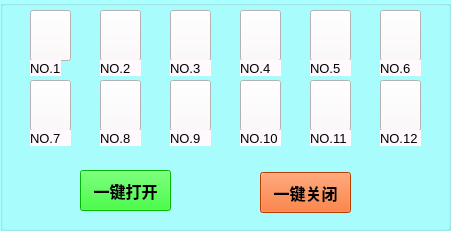
   <widget class="QGroupBox" name="groupBox_3">
    <property name="geometry">
     <rect>
      <x>1460</x>
      <y>270</y>
      <width>451</width>
      <height>231</height>
     </rect>
    </property>
    <property name="styleSheet">
     <string notr="true">background-color: rgb(170, 255, 255);</string>
    </property>
    <property name="title">
     <string/>
    </property>
    <widget class="QToolButton" name="toolButton_light_1">
     <property name="geometry">
      <rect>
       <x>30</x>
       <y>10</y>
       <width>41</width>
       <height>51</height>
      </rect>
     </property>
     <property name="styleSheet">
      <string notr="true">background-color:  rgb(255, 248, 252);
border-color:  rgb(255, 248, 252);
</string>
     </property>
     <property name="text">
      <string/>
     </property>
    </widget>
    <widget class="QLabel" name="label">
     <property name="geometry">
      <rect>
       <x>30</x>
       <y>60</y>
       <width>31</width>
       <height>16</height>
      </rect>
     </property>
     <property name="font">
      <font>
       <pointsize>10</pointsize>
      </font>
     </property>
     <property name="styleSheet">
      <string notr="true">background-color:  rgb(255, 248, 252);
border-color:  rgb(255, 248, 252);

</string>
     </property>
     <property name="text">
      <string>NO.1</string>
     </property>
    </widget>
    <widget class="QToolButton" name="toolButton_light_2">
     <property name="geometry">
      <rect>
       <x>100</x>
       <y>10</y>
       <width>41</width>
       <height>51</height>
      </rect>
     </property>
     <property name="styleSheet">
      <string notr="true">background-color:  rgb(255, 248, 252);
border-color:  rgb(255, 248, 252);

</string>
     </property>
     <property name="text">
      <string/>
     </property>
    </widget>
    <widget class="QToolButton" name="toolButton_light_3">
     <property name="geometry">
      <rect>
       <x>170</x>
       <y>10</y>
       <width>41</width>
       <height>51</height>
      </rect>
     </property>
     <property name="styleSheet">
      <string notr="true">background-color:  rgb(255, 248, 252);
border-color:  rgb(255, 248, 252);
</string>
     </property>
     <property name="text">
      <string/>
     </property>
    </widget>
    <widget class="QToolButton" name="toolButton_light_4">
     <property name="geometry">
      <rect>
       <x>240</x>
       <y>10</y>
       <width>41</width>
       <height>51</height>
      </rect>
     </property>
     <property name="styleSheet">
      <string notr="true">background-color:  rgb(255, 248, 252);
border-color:  rgb(255, 248, 252);

</string>
     </property>
     <property name="text">
      <string/>
     </property>
    </widget>
    <widget class="QToolButton" name="toolButton_light_5">
     <property name="geometry">
      <rect>
       <x>310</x>
       <y>10</y>
       <width>41</width>
       <height>51</height>
      </rect>
     </property>
     <property name="styleSheet">
      <string notr="true">background-color:  rgb(255, 248, 252);
border-color:  rgb(255, 248, 252);

</string>
     </property>
     <property name="text">
      <string/>
     </property>
    </widget>
    <widget class="QToolButton" name="toolButton_light_6">
     <property name="geometry">
      <rect>
       <x>380</x>
       <y>10</y>
       <width>41</width>
       <height>51</height>
      </rect>
     </property>
     <property name="styleSheet">
      <string notr="true">background-color:  rgb(255, 248, 252);
border-color:  rgb(255, 248, 252);

</string>
     </property>
     <property name="text">
      <string/>
     </property>
    </widget>
    <widget class="QToolButton" name="toolButton_light_7">
     <property name="geometry">
      <rect>
       <x>30</x>
       <y>80</y>
       <width>41</width>
       <height>51</height>
      </rect>
     </property>
     <property name="styleSheet">
      <string notr="true">background-color:  rgb(255, 248, 252);
border-color:  rgb(255, 248, 252);

</string>
     </property>
     <property name="text">
      <string/>
     </property>
    </widget>
    <widget class="QToolButton" name="toolButton_light_8">
     <property name="geometry">
      <rect>
       <x>100</x>
       <y>80</y>
       <width>41</width>
       <height>51</height>
      </rect>
     </property>
     <property name="styleSheet">
      <string notr="true">background-color:  rgb(255, 248, 252);
border-color:  rgb(255, 248, 252);

</string>
     </property>
     <property name="text">
      <string/>
     </property>
    </widget>
    <widget class="QToolButton" name="toolButton_light_9">
     <property name="geometry">
      <rect>
       <x>170</x>
       <y>80</y>
       <width>41</width>
       <height>51</height>
      </rect>
     </property>
     <property name="styleSheet">
      <string notr="true">background-color:  rgb(255, 248, 252);
border-color:  rgb(255, 248, 252);
</string>
     </property>
     <property name="text">
      <string/>
     </property>
    </widget>
    <widget class="QToolButton" name="toolButton_light_10">
     <property name="geometry">
      <rect>
       <x>240</x>
       <y>80</y>
       <width>41</width>
       <height>51</height>
      </rect>
     </property>
     <property name="styleSheet">
      <string notr="true">background-color:  rgb(255, 248, 252);
border-color:  rgb(255, 248, 252);
</string>
     </property>
     <property name="text">
      <string/>
     </property>
    </widget>
    <widget class="QToolButton" name="toolButton_light_11">
     <property name="geometry">
      <rect>
       <x>310</x>
       <y>80</y>
       <width>41</width>
       <height>51</height>
      </rect>
     </property>
     <property name="styleSheet">
      <string notr="true">background-color:  rgb(255, 248, 252);
border-color:  rgb(255, 248, 252);
</string>
     </property>
     <property name="text">
      <string/>
     </property>
    </widget>
    <widget class="QToolButton" name="toolButton_light_12">
     <property name="geometry">
      <rect>
       <x>380</x>
       <y>80</y>
       <width>41</width>
       <height>51</height>
      </rect>
     </property>
     <property name="styleSheet">
      <string notr="true">background-color:  rgb(255, 248, 252);
border-color:  rgb(255, 248, 252);
</string>
     </property>
     <property name="text">
      <string/>
     </property>
    </widget>
    <widget class="QLabel" name="label_6">
     <property name="geometry">
      <rect>
       <x>100</x>
       <y>60</y>
       <width>41</width>
       <height>16</height>
      </rect>
     </property>
     <property name="font">
      <font>
       <pointsize>10</pointsize>
      </font>
     </property>
     <property name="styleSheet">
      <string notr="true">background-color:  rgb(255, 248, 252);
border-color:  rgb(255, 248, 252);

</string>
     </property>
     <property name="text">
      <string>NO.2</string>
     </property>
    </widget>
    <widget class="QLabel" name="label_7">
     <property name="geometry">
      <rect>
       <x>170</x>
       <y>60</y>
       <width>41</width>
       <height>16</height>
      </rect>
     </property>
     <property name="font">
      <font>
       <pointsize>10</pointsize>
      </font>
     </property>
     <property name="styleSheet">
      <string notr="true">background-color:  rgb(255, 248, 252);
border-color:  rgb(255, 248, 252);

</string>
     </property>
     <property name="text">
      <string>NO.3</string>
     </property>
    </widget>
    <widget class="QLabel" name="label_8">
     <property name="geometry">
      <rect>
       <x>240</x>
       <y>60</y>
       <width>41</width>
       <height>16</height>
      </rect>
     </property>
     <property name="font">
      <font>
       <pointsize>10</pointsize>
      </font>
     </property>
     <property name="styleSheet">
      <string notr="true">background-color:  rgb(255, 248, 252);
border-color:  rgb(255, 248, 252);

</string>
     </property>
     <property name="text">
      <string>NO.4</string>
     </property>
    </widget>
    <widget class="QLabel" name="label_9">
     <property name="geometry">
      <rect>
       <x>310</x>
       <y>60</y>
       <width>41</width>
       <height>16</height>
      </rect>
     </property>
     <property name="font">
      <font>
       <pointsize>10</pointsize>
      </font>
     </property>
     <property name="styleSheet">
      <string notr="true">background-color:  rgb(255, 248, 252);
border-color:  rgb(255, 248, 252);

</string>
     </property>
     <property name="text">
      <string>NO.5</string>
     </property>
    </widget>
    <widget class="QLabel" name="label_10">
     <property name="geometry">
      <rect>
       <x>380</x>
       <y>60</y>
       <width>41</width>
       <height>16</height>
      </rect>
     </property>
     <property name="font">
      <font>
       <pointsize>10</pointsize>
      </font>
     </property>
     <property name="styleSheet">
      <string notr="true">background-color:  rgb(255, 248, 252);
border-color:  rgb(255, 248, 252);

</string>
     </property>
     <property name="text">
      <string>NO.6</string>
     </property>
    </widget>
    <widget class="QLabel" name="label_11">
     <property name="geometry">
      <rect>
       <x>30</x>
       <y>130</y>
       <width>41</width>
       <height>16</height>
      </rect>
     </property>
     <property name="font">
      <font>
       <pointsize>10</pointsize>
      </font>
     </property>
     <property name="styleSheet">
      <string notr="true">background-color:  rgb(255, 248, 252);
border-color:  rgb(255, 248, 252);

</string>
     </property>
     <property name="text">
      <string>NO.7</string>
     </property>
    </widget>
    <widget class="QLabel" name="label_15">
     <property name="geometry">
      <rect>
       <x>380</x>
       <y>130</y>
       <width>41</width>
       <height>16</height>
      </rect>
     </property>
     <property name="font">
      <font>
       <pointsize>10</pointsize>
      </font>
     </property>
     <property name="styleSheet">
      <string notr="true">background-color:  rgb(255, 248, 252);
border-color:  rgb(255, 248, 252);

</string>
     </property>
     <property name="text">
      <string>NO.12</string>
     </property>
    </widget>
    <widget class="QLabel" name="label_16">
     <property name="geometry">
      <rect>
       <x>240</x>
       <y>130</y>
       <width>41</width>
       <height>16</height>
      </rect>
     </property>
     <property name="font">
      <font>
       <pointsize>10</pointsize>
      </font>
     </property>
     <property name="styleSheet">
      <string notr="true">background-color:  rgb(255, 248, 252);
border-color:  rgb(255, 248, 252);

</string>
     </property>
     <property name="text">
      <string>NO.10</string>
     </property>
    </widget>
    <widget class="QLabel" name="label_17">
     <property name="geometry">
      <rect>
       <x>100</x>
       <y>130</y>
       <width>41</width>
       <height>16</height>
      </rect>
     </property>
     <property name="font">
      <font>
       <pointsize>10</pointsize>
      </font>
     </property>
     <property name="styleSheet">
      <string notr="true">background-color:  rgb(255, 248, 252);
border-color:  rgb(255, 248, 252);

</string>
     </property>
     <property name="text">
      <string>NO.8</string>
     </property>
    </widget>
    <widget class="QLabel" name="label_18">
     <property name="geometry">
      <rect>
       <x>170</x>
       <y>130</y>
       <width>41</width>
       <height>16</height>
      </rect>
     </property>
     <property name="font">
      <font>
       <pointsize>10</pointsize>
      </font>
     </property>
     <property name="styleSheet">
      <string notr="true">background-color:  rgb(255, 248, 252);
border-color:  rgb(255, 248, 252);

</string>
     </property>
     <property name="text">
      <string>NO.9</string>
     </property>
    </widget>
    <widget class="QLabel" name="label_19">
     <property name="geometry">
      <rect>
       <x>310</x>
       <y>130</y>
       <width>41</width>
       <height>16</height>
      </rect>
     </property>
     <property name="font">
      <font>
       <pointsize>10</pointsize>
      </font>
     </property>
     <property name="styleSheet">
      <string notr="true">background-color:  rgb(255, 248, 252);
border-color:  rgb(255, 248, 252);

</string>
     </property>
     <property name="text">
      <string>NO.11</string>
     </property>
    </widget>
    <widget class="QPushButton" name="pushButton">
     <property name="geometry">
      <rect>
       <x>80</x>
       <y>170</y>
       <width>91</width>
       <height>41</height>
      </rect>
     </property>
     <property name="font">
      <font>
       <family>Arial Black</family>
       <pointsize>12</pointsize>
       <weight>75</weight>
       <bold>true</bold>
      </font>
     </property>
     <property name="styleSheet">
      <string notr="true">background-color: rgb(255, 125, 175);
background-color: rgb(0, 255, 0);</string>
     </property>
     <property name="text">
      <string>一键打开</string>
     </property>
    </widget>
    <widget class="QPushButton" name="pushButton_2">
     <property name="geometry">
      <rect>
       <x>260</x>
       <y>172</y>
       <width>91</width>
       <height>41</height>
      </rect>
     </property>
     <property name="font">
      <font>
       <family>Arial Black</family>
       <pointsize>12</pointsize>
       <weight>75</weight>
       <bold>true</bold>
      </font>
     </property>
     <property name="styleSheet">
      <string notr="true">background-color: rgb(255, 85, 0);</string>
     </property>
     <property name="text">
      <string>一键关闭</string>
     </property>
    </widget>
   </widget>
